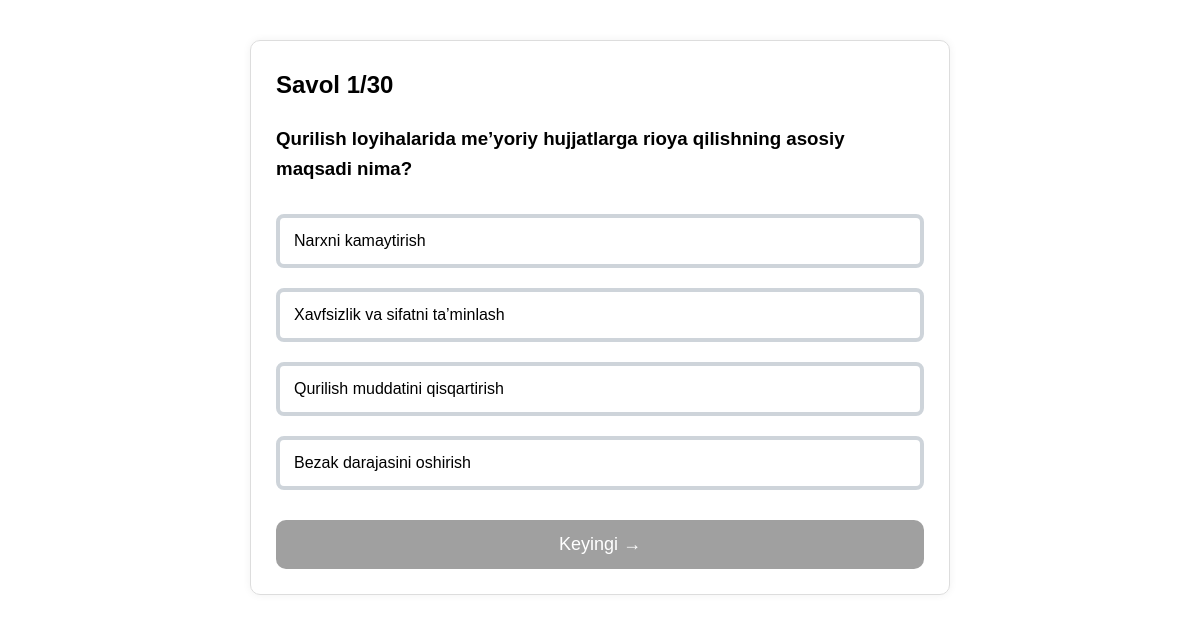
/subject/6/test/1/, run on the app's committed database.
### tests/models.py (models this page shows, shortened)
class Question(models.Model):
    subject = models.ForeignKey(Subject, on_delete=models.CASCADE)
    text = models.TextField()

class Answer(models.Model):
    question = models.ForeignKey(Question, on_delete=models.CASCADE)
    text = models.CharField(max_length=255)
    is_correct = models.BooleanField(default=False)

### tests/views.py (the view)
# urls.py: path('subject/<int:subject_id>/test/<int:test_no>/', quiz, name='quiz'),
def quiz(request, subject_id, test_no):
    q_index_key = f'q_index_{subject_id}_{test_no}'
    score_key = f'score_{subject_id}_{test_no}'
    q_index = request.session.get(q_index_key, 0)
    subject = Subject.objects.get(id=subject_id)
    questions = Question.objects.filter(subject=subject).order_by('id')
    start = (test_no - 1) * PAGE_SIZE
    end = start + PAGE_SIZE
    group = list(questions[start:end])
    if q_index >= len(group):
        return redirect('result', subject_id=subject.id, test_no=test_no)
    question = group[q_index]
    answers = list(Answer.objects.filter(question=question))
    random.shuffle(answers)
    return render(request, 'tests/question.html', {
        'question': question,
        'answers': answers,
        'index': q_index + 1,
        'total': len(group),
        'test_no': test_no,
        'subject': subject
    })

### tests/templates/tests/question.html (shortened to what this page needs)
{% load static %}
<!DOCTYPE html>
<html lang="uz">
<head>
    <link rel="stylesheet" href="{% static 'tests/css/styles.css' %}">
</head>
<body>
<div class="card">
    <h2>Savol {{ index }}/{{ total }}</h2>
    <h3>{{ question.text }}</h3>
    <form id="quiz-form" action="{% url 'submit' subject.id test_no %}" method="POST">
        <div class="answers">
            {% for ans in answers %}
            <button
                type="button"
                class="answer-btn"
                data-id="{{ ans.id }}"
                data-correct="{{ ans.is_correct|yesno:'true,false' }}"
            >
                {{ ans.text }}
            </button>
            {% endfor %}
        </div>
        <button type="submit" id="next-btn" class="next-btn" disabled>
            Keyingi →
        </button>
    </form>
</div>
</body>
</html>

### tests/static/tests/css/styles.css (style rules this page uses)
body { font-family: Arial, sans-serif; max-width: 700px; margin: 40px auto; padding: 0 20px; line-height: 1.6; }
h1, h2, h3 { margin-top: 0; }
.card, .box { border: 1px solid #ddd; border-radius: 10px; padding: 25px; box-shadow: 0 0 8px rgba(0,0,0,0.06); }
button, a.btn { width: 100%; font-size: 18px; padding: 12px; border-radius: 8px; border: none; cursor: pointer; text-decoration: none; text-align: center; display: inline-block; }
button { background: #007bff; color: white; margin-top: 15px; }
.answers { margin-top: 20px; }
.answer-btn { width: 100%; margin: 10px 0; padding: 14px; font-size: 16px; border-radius: 8px; border: 4px solid #ced4da; background-color: #ffffff; color: #000000; cursor: pointer; text-align: left; }
.next-btn { margin-top: 20px; padding: 14px; font-size: 18px; border-radius: 10px; background: #007bff; color: white; border: none; cursor: pointer; }
.next-btn:disabled { background: #a0a0a0; cursor: not-allowed; }

### data on the page
Question: text "Qurilish loyihalarida me’yoriy hujjatlarga rioya qilishning asosiy maqsadi nima?"
Answer: text "Narxni kamaytirish"
Answer: text "Xavfsizlik va sifatni ta’minlash"
Answer: text "Qurilish muddatini qisqartirish"
Answer: text "Bezak darajasini oshirish"

### other printed values
{{ index }} "1"
{{ total }} "30"
